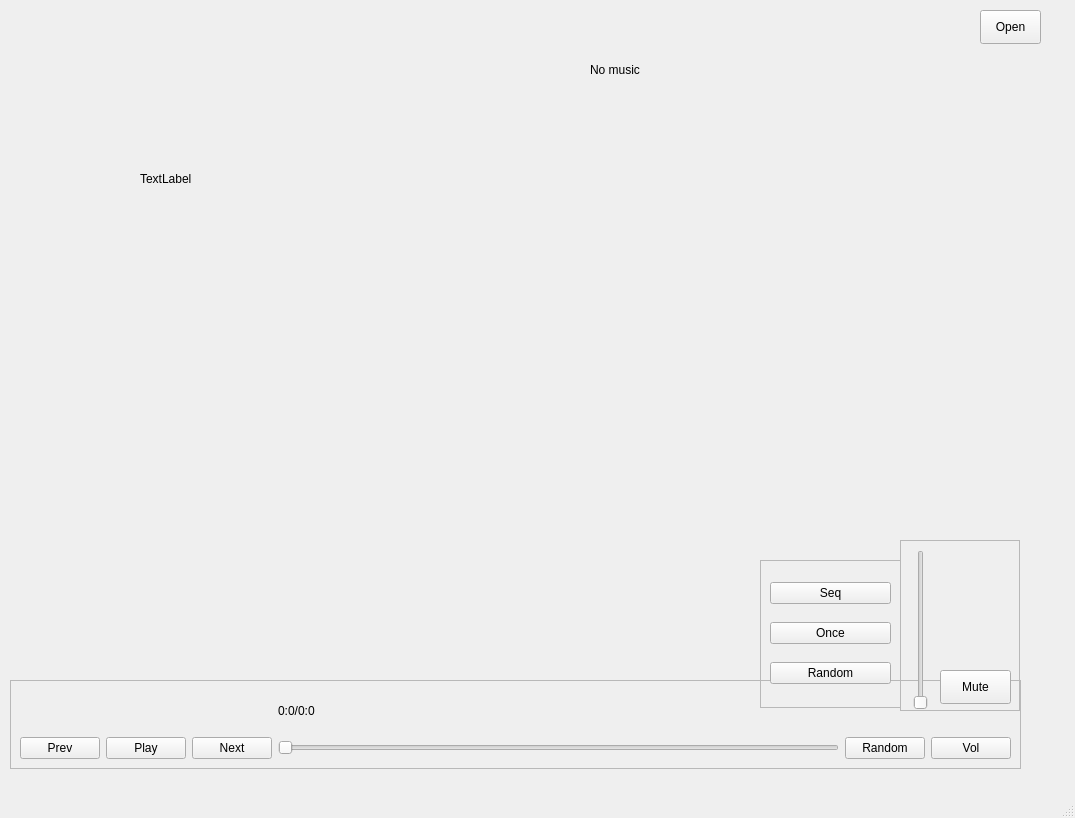
<?xml version="1.0" encoding="UTF-8"?>
<ui version="4.0">
 <class>MainWindow</class>
 <widget class="QMainWindow" name="MainWindow">
  <property name="geometry">
   <rect>
    <x>0</x>
    <y>0</y>
    <width>1075</width>
    <height>818</height>
   </rect>
  </property>
  <property name="sizePolicy">
   <sizepolicy hsizetype="Expanding" vsizetype="Expanding">
    <horstretch>0</horstretch>
    <verstretch>0</verstretch>
   </sizepolicy>
  </property>
  <property name="windowTitle">
   <string>MainWindow</string>
  </property>
  <widget class="QWidget" name="centralwidget">
   <widget class="QFrame" name="playControlPanel">
    <property name="geometry">
     <rect>
      <x>10</x>
      <y>680</y>
      <width>1011</width>
      <height>89</height>
     </rect>
    </property>
    <property name="frameShape">
     <enum>QFrame::StyledPanel</enum>
    </property>
    <property name="frameShadow">
     <enum>QFrame::Raised</enum>
    </property>
    <layout class="QGridLayout" name="gridLayout">
     <item row="0" column="3">
      <widget class="QLabel" name="timeLabel">
       <property name="text">
        <string>0:0/0:0</string>
       </property>
      </widget>
     </item>
     <item row="1" column="2">
      <widget class="QPushButton" name="nextSongButton">
       <property name="text">
        <string>Next</string>
       </property>
      </widget>
     </item>
     <item row="1" column="3">
      <widget class="QSlider" name="playPosSlider">
       <property name="sizePolicy">
        <sizepolicy hsizetype="Expanding" vsizetype="Fixed">
         <horstretch>0</horstretch>
         <verstretch>0</verstretch>
        </sizepolicy>
       </property>
       <property name="orientation">
        <enum>Qt::Horizontal</enum>
       </property>
      </widget>
     </item>
     <item row="1" column="0">
      <widget class="QPushButton" name="prevSongButton">
       <property name="sizePolicy">
        <sizepolicy hsizetype="Minimum" vsizetype="Fixed">
         <horstretch>0</horstretch>
         <verstretch>0</verstretch>
        </sizepolicy>
       </property>
       <property name="text">
        <string>Prev</string>
       </property>
      </widget>
     </item>
     <item row="1" column="4">
      <widget class="QPushButton" name="playModeChangeButton">
       <property name="text">
        <string>Random</string>
       </property>
      </widget>
     </item>
     <item row="1" column="1">
      <widget class="QPushButton" name="playCtrlButton">
       <property name="text">
        <string>Play</string>
       </property>
      </widget>
     </item>
     <item row="1" column="5">
      <widget class="QPushButton" name="volChangeButton">
       <property name="sizePolicy">
        <sizepolicy hsizetype="Minimum" vsizetype="Fixed">
         <horstretch>0</horstretch>
         <verstretch>0</verstretch>
        </sizepolicy>
       </property>
       <property name="text">
        <string>Vol</string>
       </property>
      </widget>
     </item>
    </layout>
   </widget>
   <widget class="QLabel" name="songInfoLabel">
    <property name="geometry">
     <rect>
      <x>590</x>
      <y>60</y>
      <width>421</width>
      <height>20</height>
     </rect>
    </property>
    <property name="text">
     <string>No music</string>
    </property>
   </widget>
   <widget class="QPushButton" name="openFileButton">
    <property name="geometry">
     <rect>
      <x>980</x>
      <y>10</y>
      <width>61</width>
      <height>34</height>
     </rect>
    </property>
    <property name="text">
     <string>Open</string>
    </property>
   </widget>
   <widget class="QLabel" name="label">
    <property name="geometry">
     <rect>
      <x>140</x>
      <y>170</y>
      <width>81</width>
      <height>18</height>
     </rect>
    </property>
    <property name="text">
     <string>TextLabel</string>
    </property>
   </widget>
   <widget class="QFrame" name="playModePanel">
    <property name="geometry">
     <rect>
      <x>760</x>
      <y>560</y>
      <width>141</width>
      <height>148</height>
     </rect>
    </property>
    <property name="frameShape">
     <enum>QFrame::StyledPanel</enum>
    </property>
    <property name="frameShadow">
     <enum>QFrame::Raised</enum>
    </property>
    <layout class="QVBoxLayout" name="verticalLayout">
     <item>
      <widget class="QPushButton" name="seqPlay">
       <property name="text">
        <string>Seq</string>
       </property>
      </widget>
     </item>
     <item>
      <widget class="QPushButton" name="itemOncePlay">
       <property name="text">
        <string>Once</string>
       </property>
      </widget>
     </item>
     <item>
      <widget class="QPushButton" name="randomPlay">
       <property name="text">
        <string>Random</string>
       </property>
      </widget>
     </item>
    </layout>
   </widget>
   <widget class="QFrame" name="volPanel">
    <property name="geometry">
     <rect>
      <x>900</x>
      <y>540</y>
      <width>120</width>
      <height>171</height>
     </rect>
    </property>
    <property name="frameShape">
     <enum>QFrame::StyledPanel</enum>
    </property>
    <property name="frameShadow">
     <enum>QFrame::Raised</enum>
    </property>
    <widget class="QSlider" name="volChangeSlider">
     <property name="geometry">
      <rect>
       <x>10</x>
       <y>10</y>
       <width>22</width>
       <height>160</height>
      </rect>
     </property>
     <property name="orientation">
      <enum>Qt::Vertical</enum>
     </property>
    </widget>
    <widget class="QPushButton" name="muteButton">
     <property name="geometry">
      <rect>
       <x>40</x>
       <y>130</y>
       <width>71</width>
       <height>34</height>
      </rect>
     </property>
     <property name="text">
      <string>Mute</string>
     </property>
    </widget>
   </widget>
  </widget>
  <widget class="QMenuBar" name="menubar">
   <property name="geometry">
    <rect>
     <x>0</x>
     <y>0</y>
     <width>1075</width>
     <height>30</height>
    </rect>
   </property>
  </widget>
  <widget class="QStatusBar" name="statusbar"/>
 </widget>
 <resources/>
 <connections/>
</ui>
